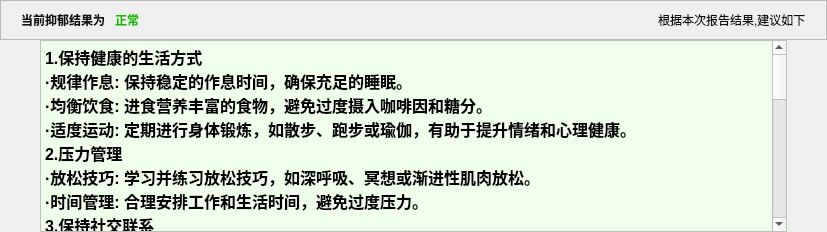
           <widget class="QWidget" name="yy_zc">
            <property name="styleSheet">
             <string notr="true"/>
            </property>
            <layout class="QVBoxLayout" name="verticalLayout_56">
             <property name="spacing">
              <number>0</number>
             </property>
             <property name="leftMargin">
              <number>0</number>
             </property>
             <property name="topMargin">
              <number>0</number>
             </property>
             <property name="rightMargin">
              <number>0</number>
             </property>
             <property name="bottomMargin">
              <number>0</number>
             </property>
             <item>
              <layout class="QVBoxLayout" name="verticalLayout_37">
               <property name="spacing">
                <number>0</number>
               </property>
               <item>
                <widget class="QFrame" name="frame_23">
                 <property name="frameShape">
                  <enum>QFrame::StyledPanel</enum>
                 </property>
                 <property name="frameShadow">
                  <enum>QFrame::Raised</enum>
                 </property>
                 <layout class="QHBoxLayout" name="horizontalLayout_41">
                  <property name="spacing">
                   <number>10</number>
                  </property>
                  <property name="leftMargin">
                   <number>20</number>
                  </property>
                  <property name="rightMargin">
                   <number>20</number>
                  </property>
                  <item>
                   <widget class="QLabel" name="label_73">
                    <property name="styleSheet">
                     <string notr="true">color: rgb(16, 16, 16);
font: 75 12pt &quot;微软雅黑&quot;;
font-weight: bold;</string>
                    </property>
                    <property name="text">
                     <string>当前抑郁结果为</string>
                    </property>
                   </widget>
                  </item>
                  <item>
                   <widget class="QLabel" name="label_74">
                    <property name="styleSheet">
                     <string notr="true">color: rgb(28, 187, 0);
font: 75 14pt &quot;微软雅黑&quot;;
font-weight: bold;</string>
                    </property>
                    <property name="text">
                     <string>正常</string>
                    </property>
                   </widget>
                  </item>
                  <item>
                   <spacer name="horizontalSpacer_16">
                    <property name="orientation">
                     <enum>Qt::Horizontal</enum>
                    </property>
                    <property name="sizeHint" stdset="0">
                     <size>
                      <width>509</width>
                      <height>20</height>
                     </size>
                    </property>
                   </spacer>
                  </item>
                  <item>
                   <widget class="QLabel" name="label_75">
                    <property name="styleSheet">
                     <string notr="true">color: rgb(16, 16, 16);
font: 75 12pt &quot;微软雅黑&quot;;
</string>
                    </property>
                    <property name="text">
                     <string>根据本次报告结果,建议如下</string>
                    </property>
                   </widget>
                  </item>
                 </layout>
                </widget>
               </item>
               <item>
                <layout class="QVBoxLayout" name="verticalLayout_43">
                 <property name="leftMargin">
                  <number>40</number>
                 </property>
                 <property name="rightMargin">
                  <number>40</number>
                 </property>
                 <item>
                  <widget class="QTextEdit" name="textEdit_5">
                   <property name="styleSheet">
                    <string notr="true"> QTextEdit {
        background-color: rgb(240, 255, 236);
    }</string>
                   </property>
                   <property name="readOnly">
                    <bool>true</bool>
                   </property>
                   <property name="html">
                    <string>&lt;!DOCTYPE HTML PUBLIC &quot;-//W3C//DTD HTML 4.0//EN&quot; &quot;http://www.w3.org/TR/REC-html40/strict.dtd&quot;&gt;
&lt;html&gt;&lt;head&gt;&lt;meta name=&quot;qrichtext&quot; content=&quot;1&quot; /&gt;&lt;meta charset=&quot;utf-8&quot; /&gt;&lt;style type=&quot;text/css&quot;&gt;
p, li { white-space: pre-wrap; }
hr { height: 1px; border-width: 0; }
li.unchecked::marker { content: &quot;\2610&quot;; }
li.checked::marker { content: &quot;\2612&quot;; }
&lt;/style&gt;&lt;/head&gt;&lt;body style=&quot; font-family:'Microsoft YaHei UI'; font-size:9pt; font-weight:400; font-style:normal;&quot;&gt;
&lt;p style=&quot; margin-top:0px; margin-bottom:0px; margin-left:0px; margin-right:0px; -qt-block-indent:0; text-indent:0px;&quot;&gt;&lt;span style=&quot; font-family:'SimSun'; font-size:12pt; font-weight:600;&quot;&gt;1.保持健康的生活方式&lt;/span&gt;&lt;/p&gt;
&lt;p style=&quot; margin-top:0px; margin-bottom:0px; margin-left:0px; margin-right:0px; -qt-block-indent:0; text-indent:0px;&quot;&gt;&lt;span style=&quot; font-family:'SimSun'; font-size:12pt; font-weight:600;&quot;&gt;·规律作息: 保持稳定的作息时间，确保充足的睡眠。&lt;/span&gt;&lt;/p&gt;
&lt;p style=&quot; margin-top:0px; margin-bottom:0px; margin-left:0px; margin-right:0px; -qt-block-indent:0; text-indent:0px;&quot;&gt;&lt;span style=&quot; font-family:'SimSun'; font-size:12pt; font-weight:600;&quot;&gt;·均衡饮食: 进食营养丰富的食物，避免过度摄入咖啡因和糖分。&lt;/span&gt;&lt;/p&gt;
&lt;p style=&quot; margin-top:0px; margin-bottom:0px; margin-left:0px; margin-right:0px; -qt-block-indent:0; text-indent:0px;&quot;&gt;&lt;span style=&quot; font-family:'SimSun'; font-size:12pt; font-weight:600;&quot;&gt;·适度运动: 定期进行身体锻炼，如散步、跑步或瑜伽，有助于提升情绪和心理健康。&lt;/span&gt;&lt;/p&gt;
&lt;p style=&quot; margin-top:0px; margin-bottom:0px; margin-left:0px; margin-right:0px; -qt-block-indent:0; text-indent:0px;&quot;&gt;&lt;span style=&quot; font-family:'SimSun'; font-size:12pt; font-weight:600;&quot;&gt;2.压力管理&lt;/span&gt;&lt;/p&gt;
&lt;p style=&quot; margin-top:0px; margin-bottom:0px; margin-left:0px; margin-right:0px; -qt-block-indent:0; text-indent:0px;&quot;&gt;&lt;span style=&quot; font-family:'SimSun'; font-size:12pt; font-weight:600;&quot;&gt;·放松技巧: 学习并练习放松技巧，如深呼吸、冥想或渐进性肌肉放松。&lt;/span&gt;&lt;/p&gt;
&lt;p style=&quot; margin-top:0px; margin-bottom:0px; margin-left:0px; margin-right:0px; -qt-block-indent:0; text-indent:0px;&quot;&gt;&lt;span style=&quot; font-family:'SimSun'; font-size:12pt; font-weight:600;&quot;&gt;·时间管理: 合理安排工作和生活时间，避免过度压力。 &lt;/span&gt;&lt;/p&gt;
&lt;p style=&quot; margin-top:0px; margin-bottom:0px; margin-left:0px; margin-right:0px; -qt-block-indent:0; text-indent:0px;&quot;&gt;&lt;span style=&quot; font-family:'SimSun'; font-size:12pt; font-weight:600;&quot;&gt;3.保持社交联系&lt;/span&gt;&lt;/p&gt;
&lt;p style=&quot; margin-top:0px; margin-bottom:0px; margin-left:0px; margin-right:0px; -qt-block-indent:0; text-indent:0px;&quot;&gt;&lt;span style=&quot; font-family:'SimSun'; font-size:12pt; font-weight:600;&quot;&gt;·社交活动: 保持与家人、朋友和同事的联系，参与社交活动以增强支持网络。&lt;/span&gt;&lt;/p&gt;
&lt;p style=&quot; margin-top:0px; margin-bottom:0px; margin-left:0px; margin-right:0px; -qt-block-indent:0; text-indent:0px;&quot;&gt;&lt;span style=&quot; font-family:'SimSun'; font-size:12pt; font-weight:600;&quot;&gt;·寻求支持: 如果感到困扰或压力过大，可以寻求亲友或专业人士的支持。&lt;/span&gt;&lt;/p&gt;
&lt;p style=&quot; margin-top:0px; margin-bottom:0px; margin-left:0px; margin-right:0px; -qt-block-indent:0; text-indent:0px;&quot;&gt;&lt;span style=&quot; font-family:'SimSun'; font-size:12pt; font-weight:600;&quot;&gt;4.心理健康维护&lt;/span&gt;&lt;/p&gt;
&lt;p style=&quot; margin-top:0px; margin-bottom:0px; margin-left:0px; margin-right:0px; -qt-block-indent:0; text-indent:0px;&quot;&gt;&lt;span style=&quot; font-family:'SimSun'; font-size:12pt; font-weight:600;&quot;&gt;·心理教育: 学习有关心理健康和情绪管理的知识，提高自我认知和应对能力。&lt;/span&gt;&lt;/p&gt;
&lt;p style=&quot; margin-top:0px; margin-bottom:0px; margin-left:0px; margin-right:0px; -qt-block-indent:0; text-indent:0px;&quot;&gt;&lt;span style=&quot; font-family:'SimSun'; font-size:12pt; font-weight:600;&quot;&gt;·定期检查: 即使当前检测结果正常，也建议定期进行心理健康评估，以便及时发现潜在问题。&lt;/span&gt;&lt;/p&gt;
&lt;p style=&quot; margin-top:0px; margin-bottom:0px; margin-left:0px; margin-right:0px; -qt-block-indent:0; text-indent:0px;&quot;&gt;&lt;span style=&quot; font-family:'SimSun'; font-size:12pt; font-weight:600;&quot;&gt;5.设定和实现目标&lt;/span&gt;&lt;/p&gt;
&lt;p style=&quot; margin-top:0px; margin-bottom:0px; margin-left:0px; margin-right:0px; -qt-block-indent:0; text-indent:0px;&quot;&gt;&lt;span style=&quot; font-family:'SimSun'; font-size:12pt; font-weight:600;&quot;&gt;·短期和长期目标: 设定现实可达的目标并努力实现，可以提升自我效能感和满足感。&lt;/span&gt;&lt;/p&gt;
&lt;p style=&quot; margin-top:0px; margin-bottom:0px; margin-left:0px; margin-right:0px; -qt-block-indent:0; text-indent:0px;&quot;&gt;&lt;span style=&quot; font-family:'SimSun'; font-size:12pt; font-weight:600;&quot;&gt;·自我奖励: 在实现目标后，给自己适当的奖励，增强自我激励。&lt;/span&gt;&lt;/p&gt;
&lt;p style=&quot; margin-top:0px; margin-bottom:0px; margin-left:0px; margin-right:0px; -qt-block-indent:0; text-indent:0px;&quot;&gt;&lt;span style=&quot; font-family:'SimSun'; font-size:12pt; font-weight:600;&quot;&gt;6.健康生活习惯&lt;/span&gt;&lt;/p&gt;
&lt;p style=&quot; margin-top:0px; margin-bottom:0px; margin-left:0px; margin-right:0px; -qt-block-indent:0; text-indent:0px;&quot;&gt;&lt;span style=&quot; font-family:'SimSun'; font-size:12pt; font-weight:600;&quot;&gt;·减少不良习惯: 限制烟酒的摄入，避免其他可能影响心理健康的不良习惯。&lt;/span&gt;&lt;/p&gt;
&lt;p style=&quot; margin-top:0px; margin-bottom:0px; margin-left:0px; margin-right:0px; -qt-block-indent:0; text-indent:0px;&quot;&gt;&lt;span style=&quot; font-family:'SimSun'; font-size:12pt; font-weight:600;&quot;&gt;·自我照顾: 关注个人兴趣和爱好，进行积极的自我照顾活动。&lt;/span&gt;&lt;/p&gt;
&lt;p style=&quot; margin-top:0px; margin-bottom:0px; margin-left:0px; margin-right:0px; -qt-block-indent:0; text-indent:0px;&quot;&gt;&lt;span style=&quot; font-family:'SimSun'; font-size:12pt; font-weight:600;&quot;&gt;7.保持积极心态&lt;/span&gt;&lt;/p&gt;
&lt;p style=&quot; margin-top:0px; margin-bottom:0px; margin-left:0px; margin-right:0px; -qt-block-indent:0; text-indent:0px;&quot;&gt;&lt;span style=&quot; font-family:'SimSun'; font-size:12pt; font-weight:600;&quot;&gt;·正面思维: 尽量培养积极的思维方式，学会看到生活中的积极面。&lt;/span&gt;&lt;/p&gt;
&lt;p style=&quot; margin-top:0px; margin-bottom:0px; margin-left:0px; margin-right:0px; -qt-block-indent:0; text-indent:0px;&quot;&gt;&lt;span style=&quot; font-family:'SimSun'; font-size:12pt; font-weight:600;&quot;&gt;·感恩练习: 定期记录和回顾感恩的事物，增强幸福感。&lt;/span&gt;&lt;/p&gt;
&lt;p style=&quot; margin-top:0px; margin-bottom:0px; margin-left:0px; margin-right:0px; -qt-block-indent:0; text-indent:0px;&quot;&gt;&lt;span style=&quot; font-family:'SimSun'; font-size:12pt; font-weight:600;&quot;&gt;8.关注变化&lt;/span&gt;&lt;/p&gt;
&lt;p style=&quot; margin-top:0px; margin-bottom:0px; margin-left:0px; margin-right:0px; -qt-block-indent:0; text-indent:0px;&quot;&gt;&lt;span style=&quot; font-family:'SimSun'; font-size:12pt; font-weight:600;&quot;&gt;·自我监测: 注意自己的情绪和心理状态的变化，及时采取措施应对可能的问题。&lt;/span&gt;&lt;/p&gt;
&lt;p style=&quot; margin-top:0px; margin-bottom:0px; margin-left:0px; margin-right:0px; -qt-block-indent:0; text-indent:0px;&quot;&gt;&lt;span style=&quot; font-family:'SimSun'; font-size:12pt; font-weight:600;&quot;&gt;·及时寻求帮助: 如果感到情绪低落或遇到心理困扰，及时寻求专业帮助。&lt;/span&gt;&lt;/p&gt;
&lt;p style=&quot;-qt-paragraph-type:empty; margin-top:0px; margin-bottom:0px; margin-left:0px; margin-right:0px; -qt-block-indent:0; text-indent:0px; font-family:'SimSun'; font-size:12pt; font-weight:600;&quot;&gt;&lt;br /&gt;&lt;/p&gt;
&lt;p style=&quot; margin-top:0px; margin-bottom:0px; margin-left:0px; margin-right:0px; -qt-block-indent:0; text-indent:0px;&quot;&gt;&lt;span style=&quot; font-family:'SimSun'; font-size:12pt; font-weight:600; color:#ff0000;&quot;&gt;这些建议旨在帮助你维持心理健康和防止未来的抑郁症状。保持积极的生活方式和心理健康习惯是维护心理健康的&lt;/span&gt;&lt;/p&gt;
&lt;p style=&quot; margin-top:0px; margin-bottom:0px; margin-left:0px; margin-right:0px; -qt-block-indent:0; text-indent:0px;&quot;&gt;&lt;span style=&quot; font-family:'SimSun'; font-size:12pt; font-weight:600; color:#ff0000;&quot;&gt;重要部分。如果有任何持续的心理健康问题或疑虑，建议咨询心理健康专业人士。&lt;/span&gt;&lt;/p&gt;&lt;/body&gt;&lt;/html&gt;</string>
                   </property>
                  </widget>
                 </item>
                </layout>
               </item>
              </layout>
             </item>
            </layout>
           </widget>
